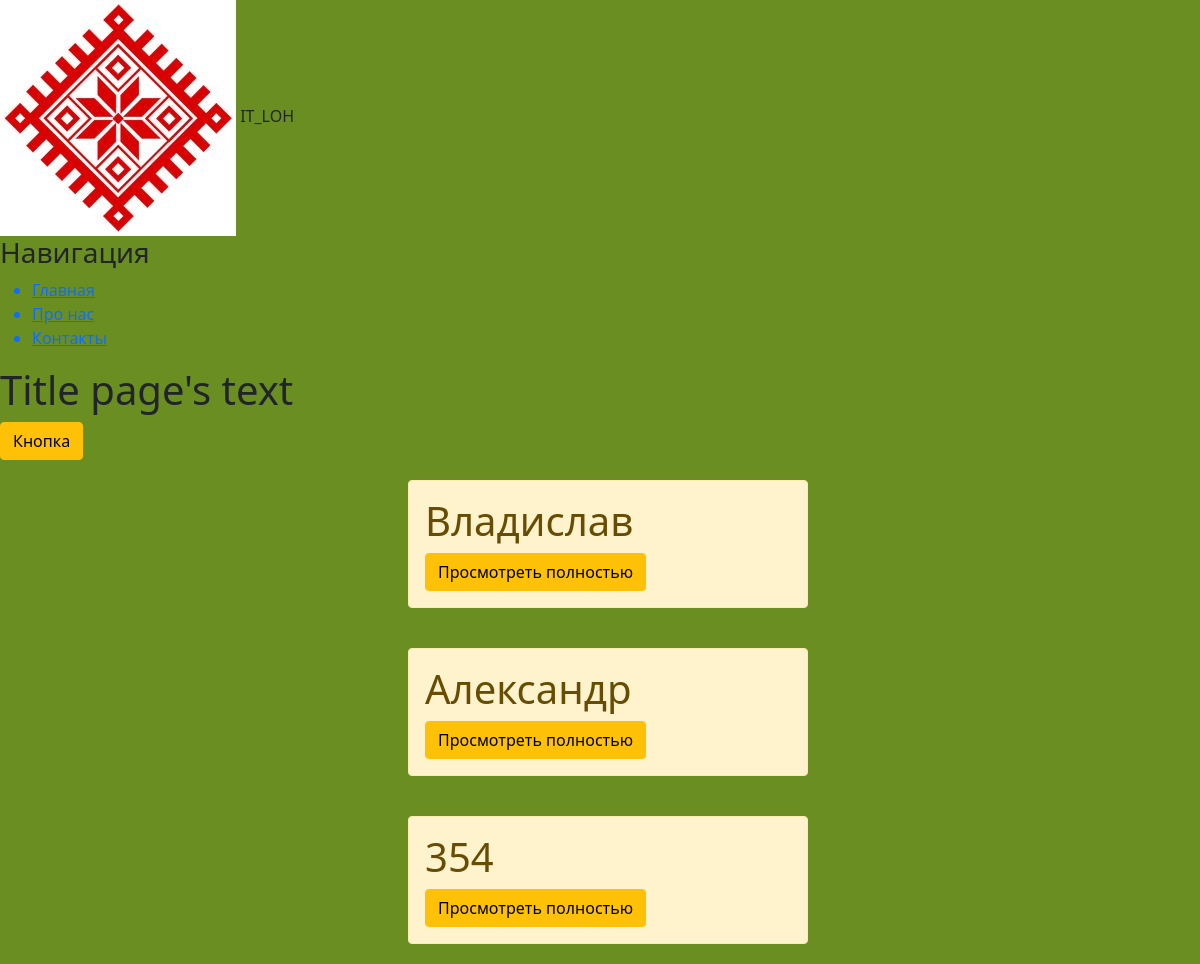
/, run on an earlier commit of the app's database.
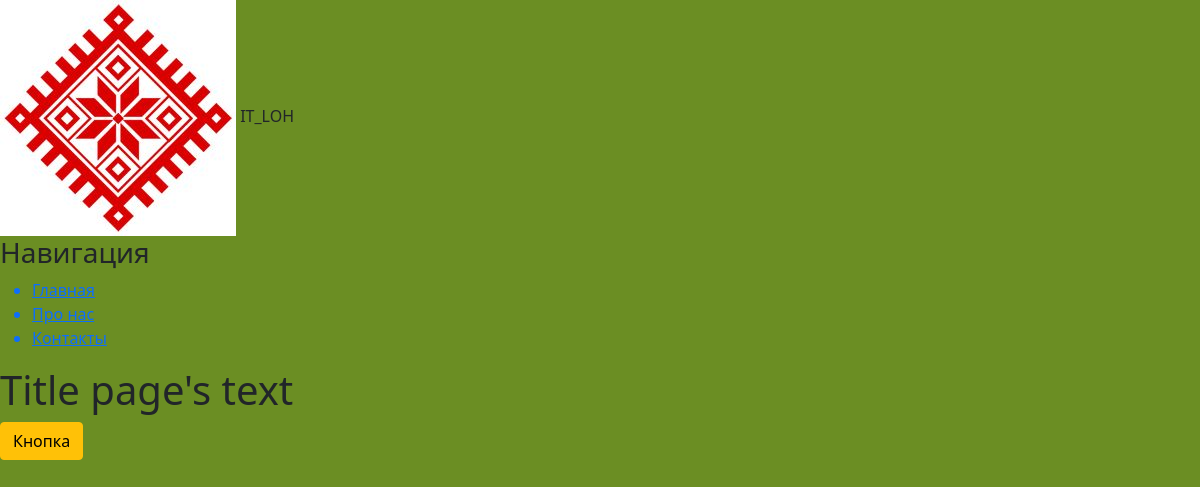
And on a later commit of the database.
### mainapp/models.py (models this page shows, shortened)
class Contacts(models.Model):
    first_name=models.CharField('Имя',max_length=30)
    second_name=models.CharField('Фамилия',max_length=30)
    address=models.CharField('Адрес',max_length=250)
    tel_number=models.CharField('Номер телефона',max_length=30)
    registration_date=models.DateTimeField('Дата регистрации')
    class Meta:
        verbose_name='Контакт'
        verbose_name_plural='Контакты'

### mainapp/views.py (the view)
# urls.py: path('',views.index, name='home'),
def index(request):
    con = Contacts.objects.all()
    return render(request,'mainapp/index.html',{'Contact': con })

### mainapp/templates/mainapp/index.html (shortened to what this page needs)
{% extends 'mainapp/layout.html'%}
{%block content%}
    <h1>Title page's text</h1>
    <button class="btn btn-warning">Кнопка</button>
    {% for i in Contact %}
        <div class="alert alert-warning">
            <h1>{{i.first_name}}</h1>
            <a href="{% url 'details_contact' i.id %}" class="btn btn-warning">Просмотреть полностью</a>
        </div>
    {%endfor%}
{%endblock%}

What changed in the data, as far as the page shows it:
removed Contacts: first_name "Владислав"
removed Contacts: first_name "Александр"
removed Contacts: first_name "354"
